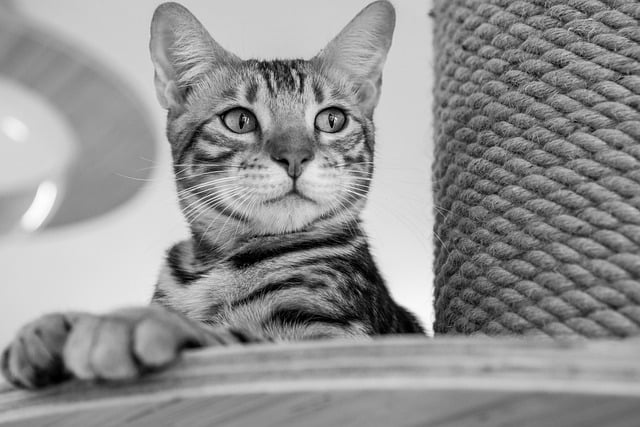
#> input picture class_2/cat.jpg, 640 x 427 px
$ jupyter execute edge.ipynb
#> lines starting #> are read from the running program, lines starting #| are printed output that depends on the picture
[cell 1]
import cv2
import numpy as np
import matplotlib.pyplot as plt

img = cv2.imread('cat.jpg')
#> img is the input picture: shape (427, 640, 3); min 0, max 255, mean 145.4
gray = cv2.cvtColor(img, cv2.COLOR_BGR2GRAY)

img_canny = cv2.Canny(img, 100, 200)
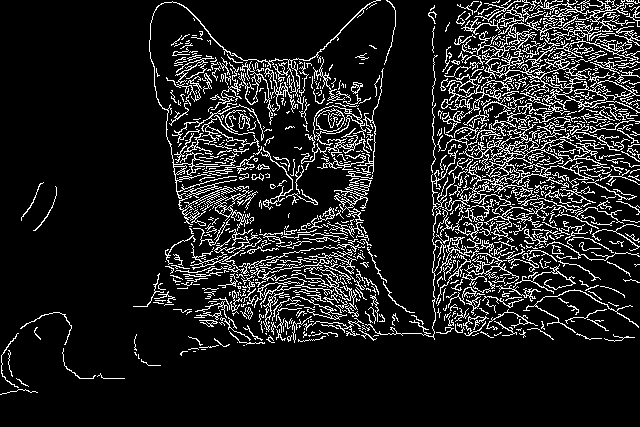
#> img_canny: shape (427, 640); 12.2% white in thin lines or dots

kernelx = np.array([[1, 1, 1], [0, 0, 0], [-1, -1, -1]])
kernely = np.array([[-1, 0, 1], [-1, 0, 1], [-1, 0, 1]])
img_prewittx = cv2.filter2D(gray, -1, kernelx)
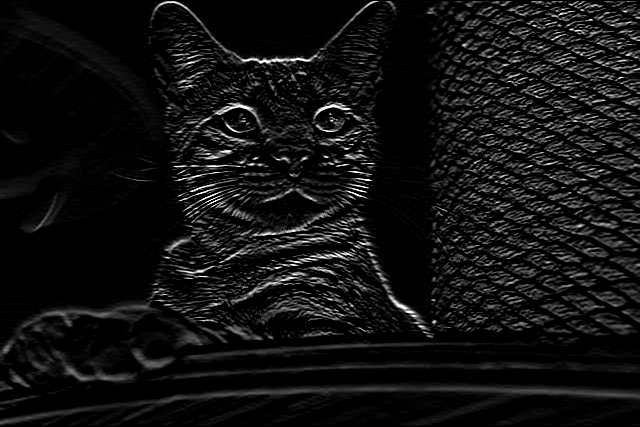
#> img_prewittx: shape (427, 640); min 0, max 255, mean 17.5
img_prewitty = cv2.filter2D(gray, -1, kernely)
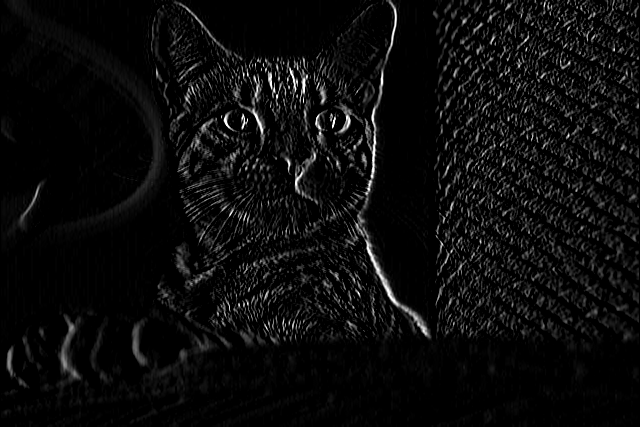
#> img_prewitty: shape (427, 640); min 0, max 255, mean 11.9
img_prewitt = img_prewittx + img_prewitty
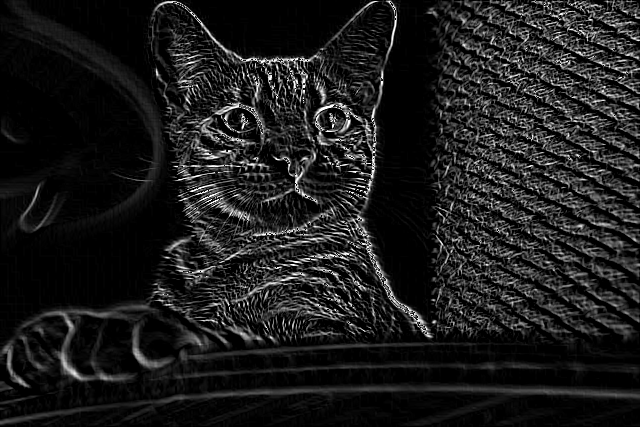
#> img_prewitt: shape (427, 640); min 0, max 255, mean 28.3

img_rgb = cv2.cvtColor(img, cv2.COLOR_BGR2RGB)
img_canny_rgb = cv2.cvtColor(img_canny, cv2.COLOR_GRAY2RGB)
#> img_canny_rgb: shape (427, 640, 3); 12.2% white in thin lines or dots
img_prewitt_rgb = cv2.cvtColor(img_prewitt, cv2.COLOR_GRAY2RGB)

fig, axes = plt.subplots(1, 3, figsize=(20, 5))
axes[0].imshow(img_rgb)
axes[0].set_title("Original Image")
axes[1].imshow(img_canny_rgb)
axes[1].set_title("Canny Edge")
axes[2].imshow(img_prewitt_rgb)
axes[2].set_title("Prewitt Edge")

for ax in axes:
    ax.axis('off')

plt.show()

$ run again, with class_2/image.jpeg copied over class_2/cat.jpg
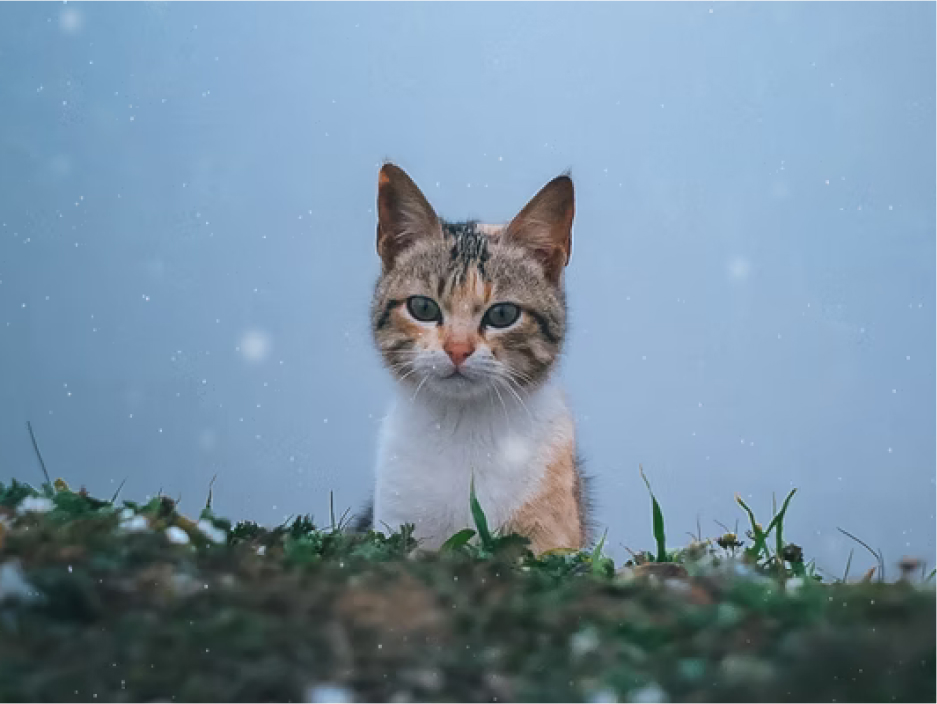
#> input picture class_2/image.jpeg, 937 x 704 px
#> img is the input picture: shape (704, 937, 3); mean B, G, R 163.3, 143.8, 119.4
#> `img_canny = cv2.Canny(img, 100, 200)`:
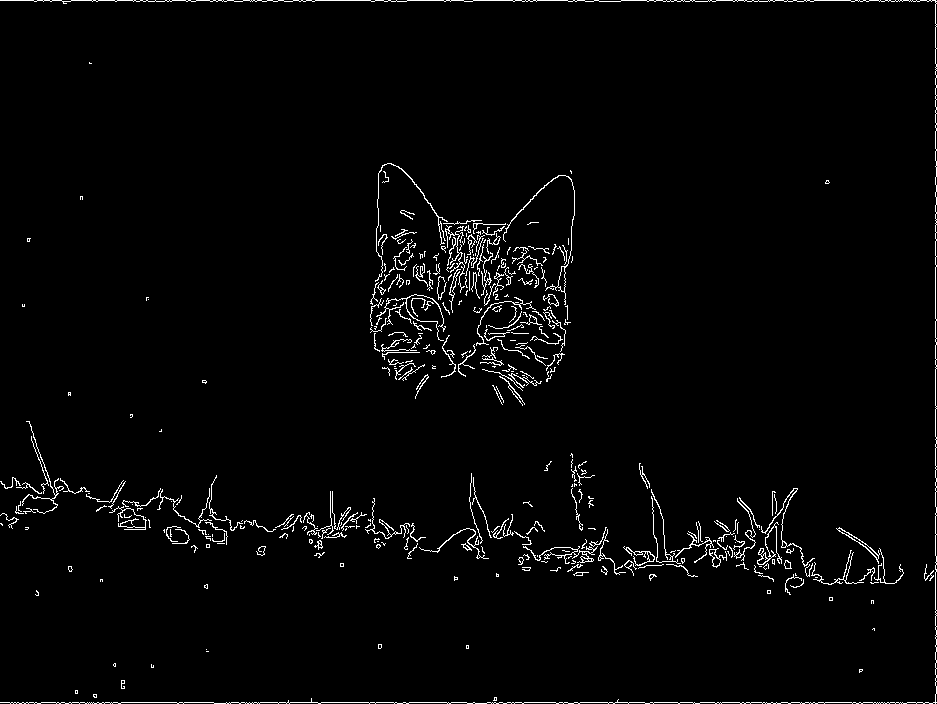
#> img_canny: shape (704, 937); 2.3% white in thin lines or dots
#> `img_prewitt = img_prewittx + img_prewitty`:
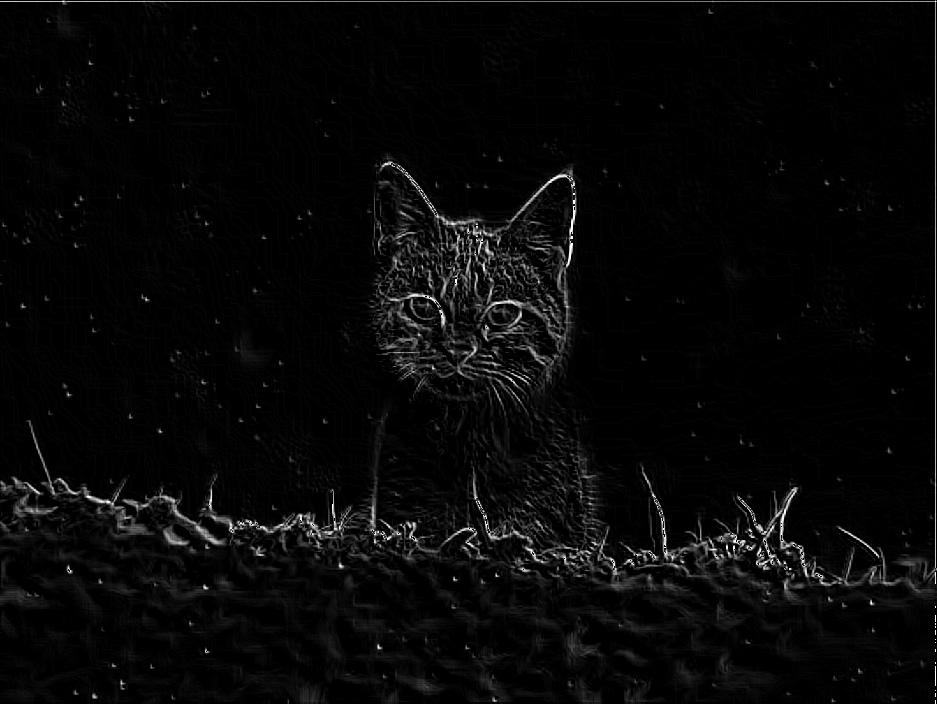
#> img_prewitt: shape (704, 937); min 0, max 255, mean 7.8
#> img_canny_rgb: shape (704, 937, 3); 2.3% white in thin lines or dots
